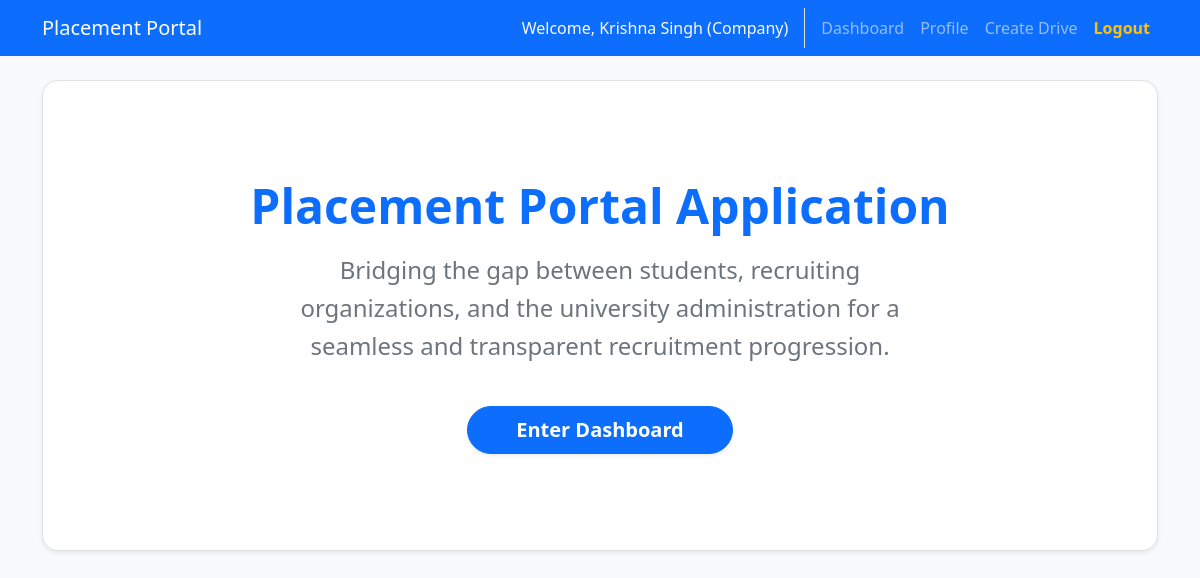
The page / (signed in) on the database as committed earlier.
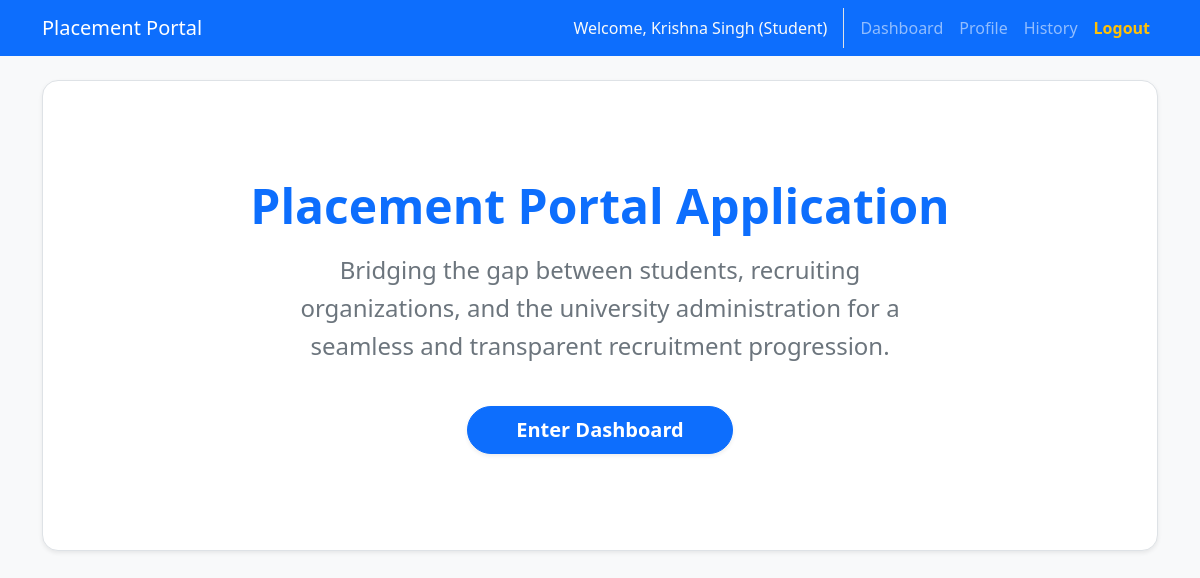
The same page on the database as committed later.
### app.py (models this page shows)
class UserMixin:
    is_authenticated = True

class User(db.Model, UserMixin):
    id = db.Column(db.Integer, primary_key=True)
    name = db.Column(db.String(100), nullable=False)
    email = db.Column(db.String(120), unique=True, nullable=False)
    password = db.Column(db.String(200), nullable=False)
    role = db.Column(db.String(20), nullable=False)
    is_active = db.Column(db.Boolean, default=True)

### app.py (the view)
@app.route('/')
def index():
    return render_template('index.html')

### app.py (called while the page is built)
def get_current_user():
    if hasattr(g, 'user'): return g.user
    path = request.path
    role = None
    if path.startswith('/admin'): role = 'admin'
    elif path.startswith('/company'): role = 'company'
    elif path.startswith('/student'): role = 'student'
    if not role: role = session.get('active_role')
    user_id = session.get(f'{role}_id') if role else None
    if user_id:
        user = User.query.get(user_id)
        if user:
            g.user = user
            return user
    return DummyAnonymousUser()

@app.context_processor
def inject_user():
    return dict(current_user=current_user)

@app.before_request
def check_active():
    if current_user.is_authenticated and not current_user.is_active:
        logout_user()
        flash('Your account has been blacklisted or deactivated.', 'danger')
        return redirect(url_for('login'))

### templates/index.html
{% extends "base.html" %}
{% block content %}
<div class="p-5 mb-4 bg-white rounded-4 shadow-sm text-center border">
    <div class="container-fluid py-5">
        <h1 class="display-5 fw-bold text-primary mb-3">Placement Portal Application</h1>
        <p class="col-md-8 mx-auto fs-4 text-secondary" style="line-height: 1.6;">Bridging the gap between students,
            recruiting organizations, and the university administration for a seamless and transparent recruitment
            progression.</p>
        {% if not current_user.is_authenticated %}
        <div class="mt-5 gap-3 d-flex justify-content-center">
            <a href="{{ url_for('login') }}"
                class="btn btn-primary btn-lg rounded-pill shadow-sm px-5 fw-bold">Login</a>
            <div class="dropdown">
                <button class="btn btn-outline-primary btn-lg dropdown-toggle rounded-pill shadow-sm px-5 fw-bold"
                    type="button" id="regDrop" data-bs-toggle="dropdown">Register</button>
                <ul class="dropdown-menu border-0 shadow-sm mt-2">
                    <li><a class="dropdown-item py-2 fw-semibold text-secondary"
                            href="{{ url_for('register_student') }}">As Student</a></li>
                    <li><a class="dropdown-item py-2 fw-semibold text-secondary"
                            href="{{ url_for('register_company') }}">As Company</a></li>
                </ul>
            </div>
        </div>
        {% else %}
        {% if current_user.role == 'admin' %}
        <a href="{{ url_for('admin_dashboard') }}"
            class="btn btn-primary btn-lg rounded-pill px-5 mt-4 fw-bold shadow-sm">Enter Dashboard</a>
        {% elif current_user.role == 'company' %}
        <a href="{{ url_for('company_dashboard') }}"
            class="btn btn-primary btn-lg rounded-pill px-5 mt-4 fw-bold shadow-sm">Enter Dashboard</a>
        {% elif current_user.role == 'student' %}
        <a href="{{ url_for('student_dashboard') }}"
            class="btn btn-primary btn-lg rounded-pill px-5 mt-4 fw-bold shadow-sm">Enter Dashboard</a>
        {% endif %}
        {% endif %}
    </div>
</div>
{% endblock %}

### templates/base.html (shortened to what this page needs)
<!DOCTYPE html>
<html lang="en">
<head>
    <link href="https://cdn.jsdelivr.net/npm/bootstrap@5.3.0/dist/css/bootstrap.min.css" rel="stylesheet">
    <link rel="stylesheet" href="{{ url_for('static', filename='style.css') }}">
</head>
<body>
    <nav class="navbar navbar-expand-lg navbar-dark bg-primary">
        <div class="container">
            <a class="navbar-brand" href="{{ url_for('index') }}">Placement Portal</a>
            <div class="collapse navbar-collapse" id="navbarNav">
                <ul class="navbar-nav ms-auto">
                    {% if current_user.is_authenticated %}
                        <li class="nav-item">
                            <span class="nav-link text-light border-end me-2 pe-3">Welcome, {{ current_user.name }} ({{ current_user.role|capitalize }})</span>
                        </li>
                        {% if current_user.role == 'admin' %}
                        <li class="nav-item"><a class="nav-link" href="{{ url_for('admin_dashboard') }}">Dashboard</a></li>
                        <li class="nav-item"><a class="nav-link" href="{{ url_for('admin_view_applications') }}">Applications</a></li>
                        {% elif current_user.role == 'company' %}
                        <li class="nav-item"><a class="nav-link" href="{{ url_for('company_dashboard') }}">Dashboard</a></li>
                        <li class="nav-item"><a class="nav-link" href="{{ url_for('company_profile') }}">Profile</a></li>
                        <li class="nav-item"><a class="nav-link" href="{{ url_for('create_drive') }}">Create Drive</a></li>
                        {% elif current_user.role == 'student' %}
                        <li class="nav-item"><a class="nav-link" href="{{ url_for('student_dashboard') }}">Dashboard</a></li>
                        <li class="nav-item"><a class="nav-link" href="{{ url_for('student_profile') }}">Profile</a></li>
                        <li class="nav-item"><a class="nav-link" href="{{ url_for('student_history') }}">History</a></li>
                        {% endif %}
                        <li class="nav-item"><a class="nav-link fw-bold text-warning" href="{{ url_for('logout') }}">Logout</a></li>
                    {% endif %}
                </ul>
            </div>
        </div>
    </nav>
    <div class="container mt-4 mb-5 pb-5">
        {% block content %}{% endblock %}
    </div>
</body>
</html>

Rows that differ between the two databases and show on the page:
changed User "Krishna Singh": role "Company" → "Student"
Other text that changed with them:
text no longer shown: "Create Drive"
text now shown: "History"
